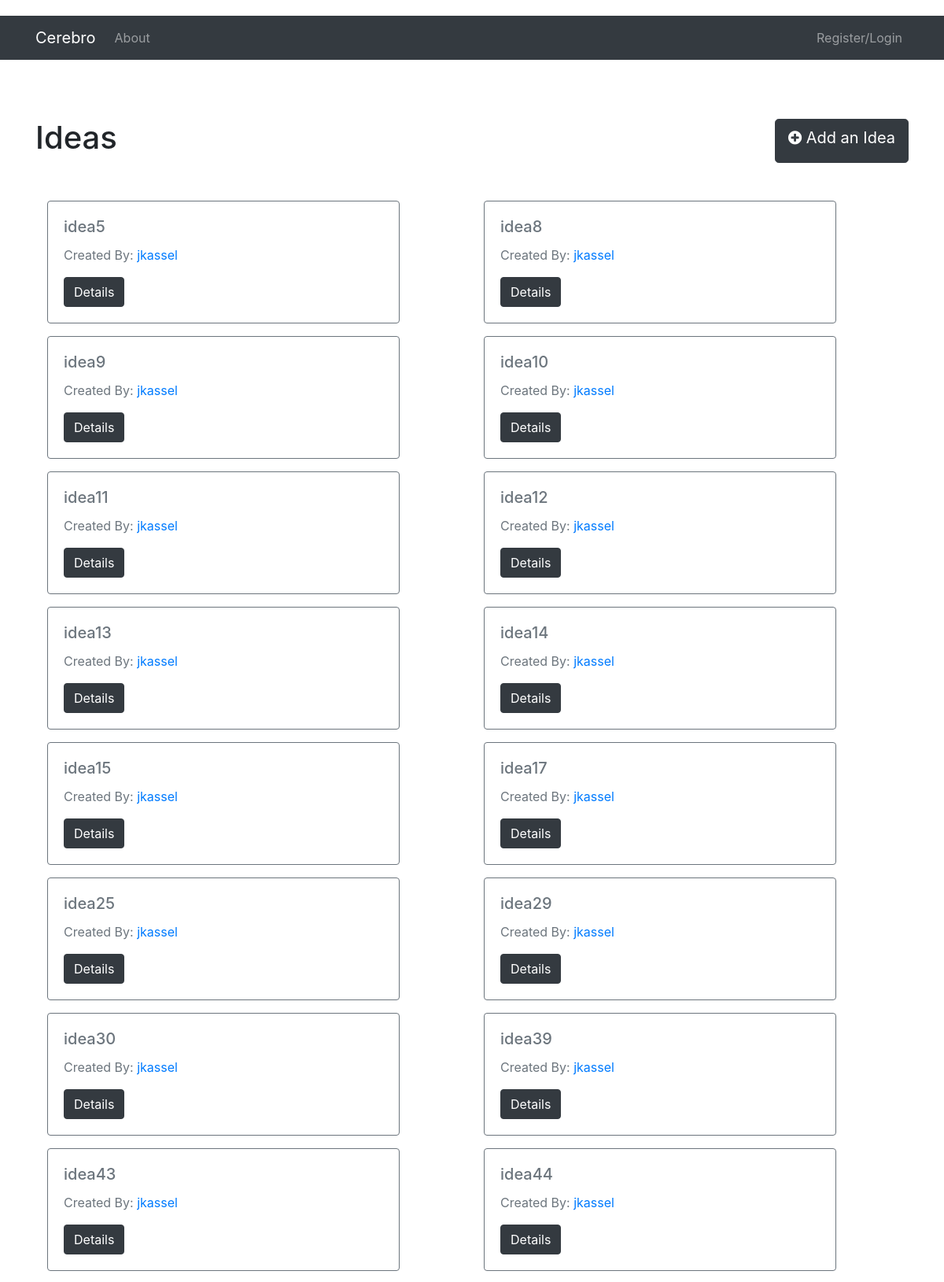
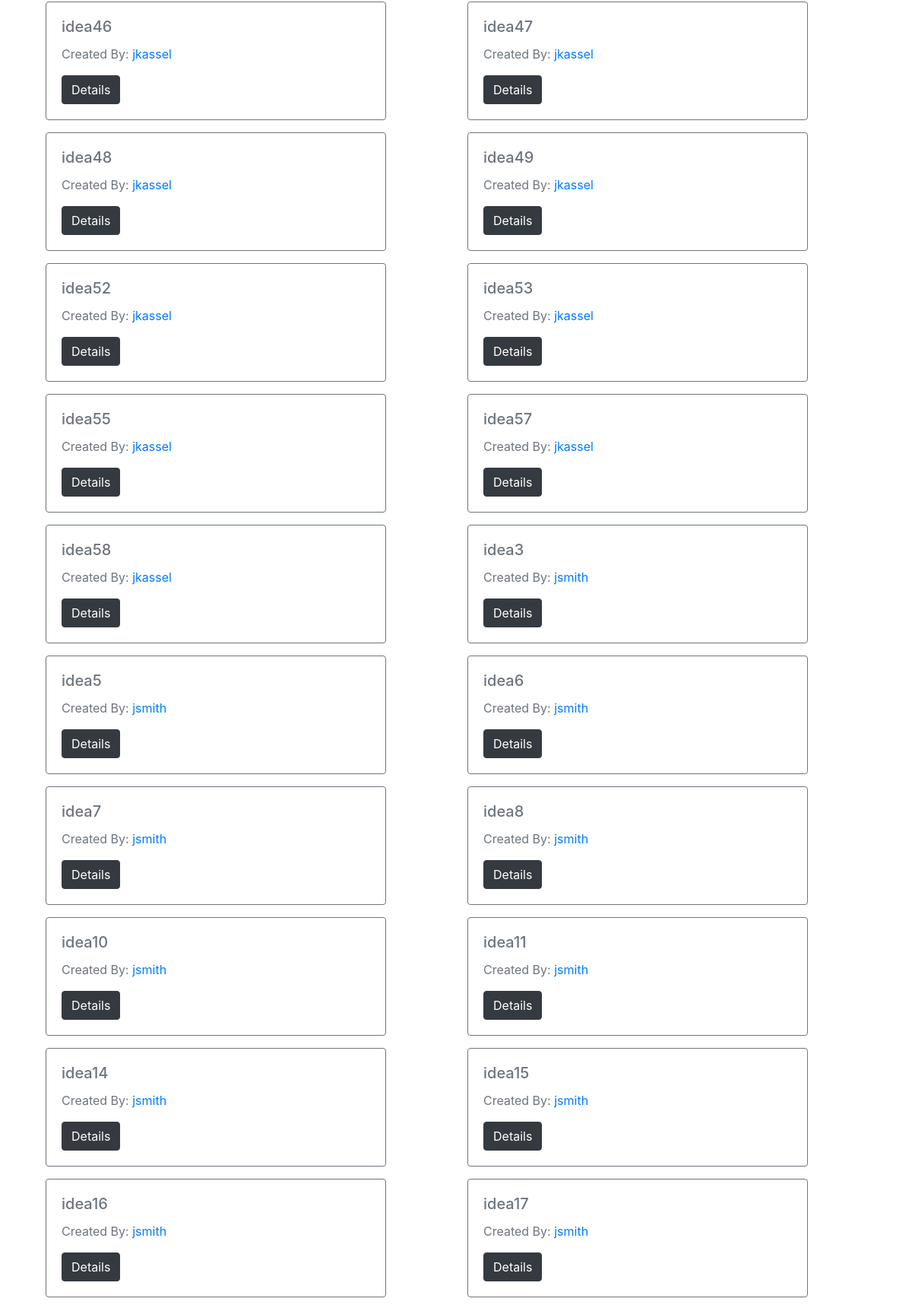
/ideas (upper part), run on the app's committed database (2 pictures, top to bottom).
### project/server/models.py (models this page shows, shortened)
class Idea(db.Model):
    __tablename__ = "ideas"
    id = db.Column(db.Integer, primary_key=True, autoincrement=True)
    title = db.Column(db.String(255), nullable=False)
    description = db.Column(db.String(1024), nullable=True)
    owner = db.Column(db.Integer, nullable=False)
    up_votes = db.Column(db.Integer, nullable=True)
    down_votes = db.Column(db.Integer, nullable=True)
    created_date = db.Column(db.DateTime, nullable=False)
    access = db.Column(db.String(255), nullable=False)
    def get_username(self, id):
        user = User.query.filter_by(id=id).first()
        return user.user_name

class User(db.Model):
    __tablename__ = "users"
    id = db.Column(db.Integer, primary_key=True, autoincrement=True)
    user_name = db.Column(db.String(255), unique=True, nullable=False)
    email = db.Column(db.String(255), unique=True, nullable=False)
    password = db.Column(db.String(255), nullable=False)
    registered_on = db.Column(db.DateTime, nullable=False)
    last_login = db.Column(db.DateTime, nullable=False)
    admin = db.Column(db.Boolean, nullable=False, default=False)
    first_name = db.Column(db.String(255), nullable=True)
    last_name = db.Column(db.String(255), nullable=True)
    profile_status = db.Column(db.String(255), nullable=False)
    profile_pic = db.Column(db.String(1024), nullable=True)
    about_me = db.Column(db.String(1024), nullable=True)
    location = db.Column(db.String(255), nullable=True)
    age = db.Column(db.String(255), nullable=True)
    website = db.Column(db.String(1024), nullable=True)
    facebook_url = db.Column(db.String(255), nullable=True)
    twitter_url = db.Column(db.String(255), nullable=True)

### project/server/user/views.py (the view)
@user_blueprint.route('/ideas', methods=['GET', 'POST'])
def ideas():
    idea_list = Idea.query.filter_by(access='public').all()
    return render_template('user/ideas.html', ideas=idea_list, title='Ideas')

### project/client/templates/user/ideas.html (shortened to what this page needs)
{% extends "_base.html" %}
{% block content %}
    <div class="container">
    <div class="row">
        <h1>{{ title }}</h1>
        <a class="btn btn-dark btn-lg ml-auto" href="{{ url_for('user.create_idea') }}">
            <i class="fa fa-plus-circle"></i> Add an Idea
        </a>
    </div>
    <br>
    <br>
    {% if ideas | length > 0 %}
    {% for idea_row in ideas | slice(2) %}
    <div class="row">
        {% for idea in idea_row %}
        <div class="col-sm-6">
            <div class="card border-secondary mb-3" style="max-width: 28rem;">
                <div class="card-body text-secondary">
                    <h5 class="card-title">{{ idea.title }}</h5>
                    <p class="card-text">Created By: <a href={{ url_for('user.user_profile', username=idea.get_username(idea.owner)) }}>{{ idea.get_username(idea.owner) }}</a></p>
                    <a href={{ url_for('user.idea_detail', idea=idea.id) }} class="btn btn-dark">Details</a>
                </div>
            </div>
        </div>
        {% endfor %}
    </div>
    {% endfor %}
    {% else %}
    No ideas today.  Go make some!
    {% endif %}
{% endblock %}

### project/client/templates/_base.html (shortened to what this page needs)
<!DOCTYPE html>
<html>
  <head>
      <link rel="stylesheet" href="//maxcdn.bootstrapcdn.com/bootstrap/4.0.0/css/bootstrap.min.css">
    <link href="{{url_for('static', filename='main.css')}}" rel="stylesheet" media="screen">
      <link rel="stylesheet" href="{{url_for('static', filename='user_profile.css')}}">
      <link href="//cdnjs.cloudflare.com/ajax/libs/font-awesome/4.4.0/css/font-awesome.min.css" rel="stylesheet" type="text/css" />
      <link rel="stylesheet" href="{{url_for('static', filename='css/froala/froala_editor.css')}}">
      <link rel="stylesheet" href="{{url_for('static', filename='css/froala/froala_style.css')}}">
      <link rel="stylesheet" href="{{url_for('static', filename='css/froala/plugins/code_view.css')}}">
      <link rel="stylesheet" href="{{url_for('static', filename='css/froala/plugins/image_manager.css')}}">
      <link rel="stylesheet" href="{{url_for('static', filename='css/froala/plugins/image.css')}}">
      <link rel="stylesheet" href="{{url_for('static', filename='css/froala/plugins/table.css')}}">
      <link rel="stylesheet" href="{{url_for('static', filename='css/froala/plugins/video.css')}}">
      <link rel="stylesheet" href="//cdnjs.cloudflare.com/ajax/libs/codemirror/5.3.0/codemirror.min.css">
      <link href="{{url_for('static', filename='user_profile.css')}}" rel="stylesheet" media="screen">
  </head>
  <body>
    {% include 'header.html' %}
    <div class="site-content">
      <div class="container">
        {% block content %}{% endblock %}
        <br>
      </div>
    </div>
    <br><br>
  </body>
</html>

### project/client/templates/header.html (shortened to what this page needs)
<header class="site-header">
  <nav class="navbar navbar-expand-lg navbar-dark bg-dark navbar-fixed-top" role="navigation">
    <div class="container">
          <a class="navbar-brand" href="{{ url_for('main.home') }}">Cerebro</a>
      <div class="collapse navbar-collapse" id="navbarNav">
        <ul class="navbar-nav">
          <li class="nav-item"><a class="nav-link" href="{{ url_for('main.about') }}">About</a></li>
        </ul>
        <ul class="navbar-nav ml-auto">
          {% if current_user.is_authenticated %}
              <li class="nav-item"><a class="nav-link" href="{{ url_for('user.account') }}">Profile</a></li>
            <li class="nav-item"><a class="nav-link" href="{{ url_for('user.logout') }}">Logout</a></li>
              <li class="nav-item"><a class="nav-link" href="{{ url_for('user.reset_password') }}">Reset Password</a></li>
          {% else %}
            <li class="nav-item"><a class="nav-link" href="{{ url_for('user.login') }}">&nbsp;Register/Login</a></li>
          {% endif %}
        </ul>
      </div>
    </div>
  </nav>
</header>

### project/client/static/main.css (style rules this page uses)
.site-content { padding-top: 75px; }

### project/client/static/user_profile.css (style rules this page uses)
body { margin-top:20px; }

### data on the page
Idea: title "idea5", get_username "jkassel"
Idea: title "idea8", get_username "jkassel"
Idea: title "idea9", get_username "jkassel"
Idea: title "idea10", get_username "jkassel"
Idea: title "idea11", get_username "jkassel"
Idea: title "idea12", get_username "jkassel"
Idea: title "idea13", get_username "jkassel"
Idea: title "idea14", get_username "jkassel"
Idea: title "idea15", get_username "jkassel"
Idea: title "idea17", get_username "jkassel"
Idea: title "idea25", get_username "jkassel"
Idea: title "idea29", get_username "jkassel"
Idea: title "idea30", get_username "jkassel"
Idea: title "idea39", get_username "jkassel"
Idea: title "idea43", get_username "jkassel"
Idea: title "idea44", get_username "jkassel"
Idea: title "idea46", get_username "jkassel"
Idea: title "idea47", get_username "jkassel"
Idea: title "idea48", get_username "jkassel"
Idea: title "idea49", get_username "jkassel"
Idea: title "idea52", get_username "jkassel"
Idea: title "idea53", get_username "jkassel"
Idea: title "idea55", get_username "jkassel"
Idea: title "idea57", get_username "jkassel"
Idea: title "idea58", get_username "jkassel"
Idea: title "idea3", get_username "jsmith"
Idea: title "idea5", get_username "jsmith"
Idea: title "idea6", get_username "jsmith"
Idea: title "idea7", get_username "jsmith"
Idea: title "idea8", get_username "jsmith"
Idea: title "idea10", get_username "jsmith"
Idea: title "idea11", get_username "jsmith"
Idea: title "idea14", get_username "jsmith"
Idea: title "idea15", get_username "jsmith"
Idea: title "idea16", get_username "jsmith"
Idea: title "idea17", get_username "jsmith"

### other printed values
{{ title }} "Ideas"
